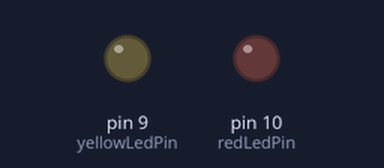
The sketch below on a simulated Arduino Uno, built with avr-gcc and run on an emulated ATmega328P. Parts: output pins drawn as LEDs (lit = HIGH).

Above: at 0.15 s.
At 11.57 s:
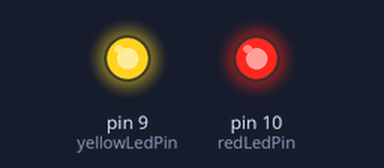
At 20.59 s:
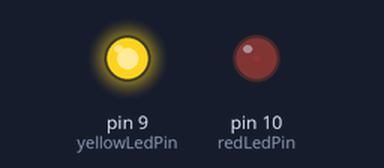
At 39.54 s:
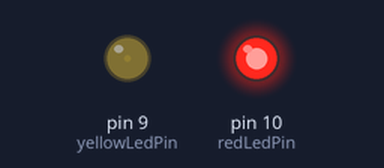
Timing chart, 0 to 40.0 s (numbered marks = the images above):
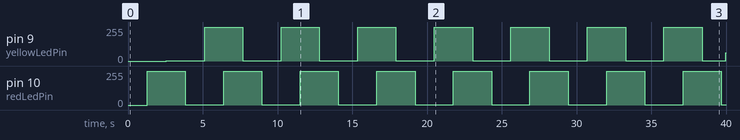

The sketch:

arduino_04b.ino
```cpp
int redLedPin = 10;
int yellowLedPin = 9;

void setup() {
  pinMode(redLedPin, OUTPUT);
  pinMode(yellowLedPin, OUTPUT);
}

void loop() {
  //  for loop 0 brightness gets increased if under 256
  for (int brightness=0; brightness <256; brightness++){
    analogWrite(redLedPin, brightness);
    delay(5);
  }
  //  for loop 255 brightness gets decreased if over 0
    for (int brightness=255; brightness >0; brightness--){
    analogWrite(yellowLedPin, brightness);
    delay(5);
  }
  //  for loop 255 brightness gets decreased if over 0
    for (int brightness=255; brightness >0; brightness--){
    analogWrite(redLedPin, brightness);
    delay(5);
  }
  //  for loop 0 brightness gets increased if under 256
  for (int brightness=0; brightness <256; brightness++){
    analogWrite(yellowLedPin, brightness);
    delay(5);
  }
}
```

Measured:
- by itself, pin 10 (redLedPin): alternates 255/255 for 2.6 s and 1/255 for 2.6 s
- by itself, pin 9 (yellowLedPin): 0/255 → 1/255 at 2.6 s, → 255/255 2.6 s later, → 1/255 2.6 s later, → 255/255 2.6 s later, … (16 changes in this stretch)
